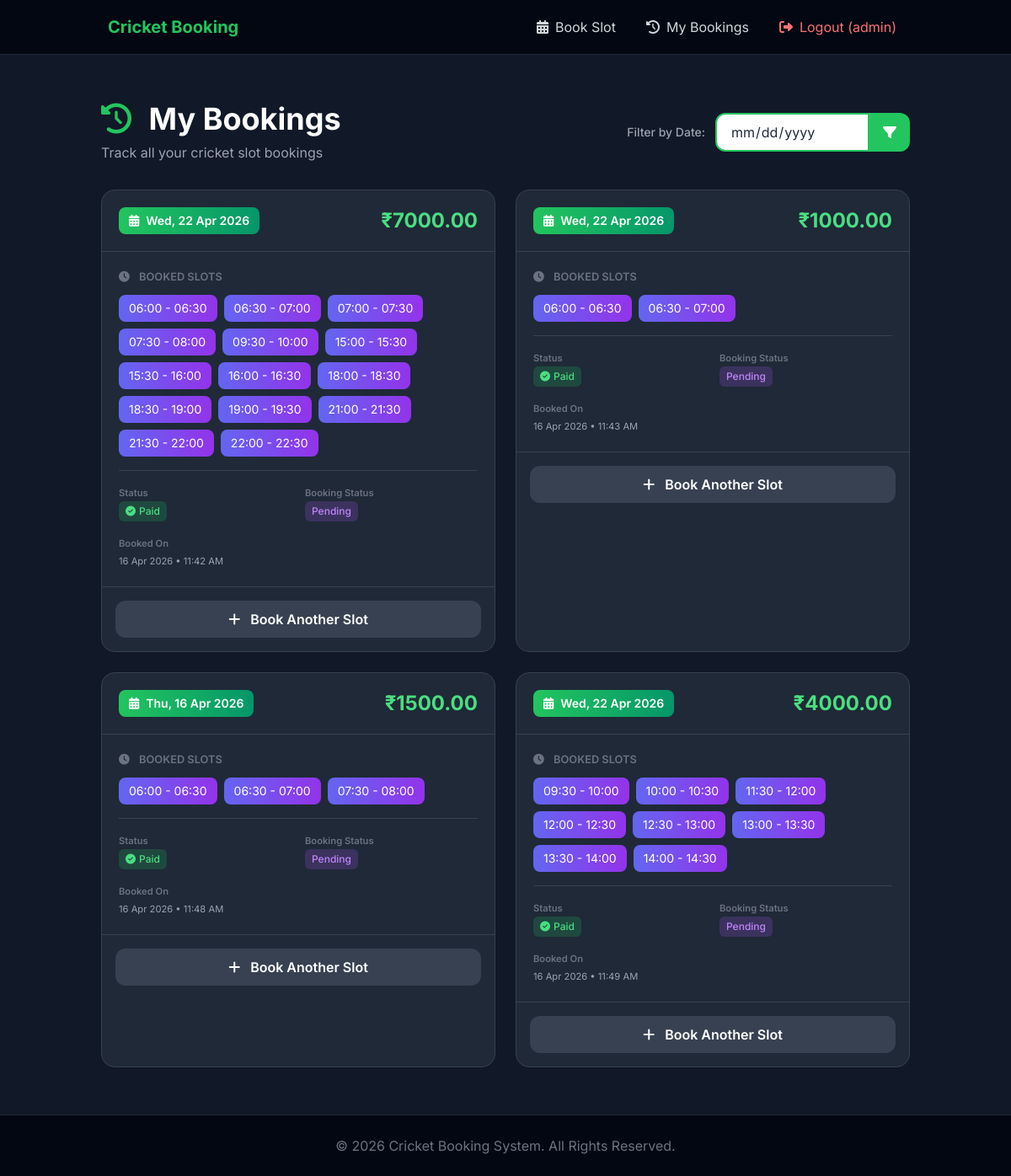
Page /history/ (signed in) on the committed database.
### booking/models.py (models this page shows, shortened)
class Booking(models.Model):
    BOOKING_STATUS_CHOICES = [
        ('pending', 'Pending'),
        ('completed', 'Completed'),
        ('cancelled', 'Cancelled'),
    ]
    user = models.ForeignKey(User, on_delete=models.CASCADE)
    date = models.DateField()
    slots = models.ManyToManyField(TimeSlot)
    amount = models.IntegerField(default=500)
    total_amount = models.DecimalField(max_digits=10, decimal_places=2, default=0.00)
    is_paid = models.BooleanField(default=False)
    status = models.CharField(max_length=20, choices=BOOKING_STATUS_CHOICES, default='pending')
    razorpay_order_id = models.CharField(max_length=200, blank=True)
    created_at = models.DateTimeField(auto_now_add=True)

class TimeSlot(models.Model):
    start_time = models.TimeField()
    end_time = models.TimeField()

### booking/views.py (the view)
# urls.py: path('history/', views.history, name="history"),
@login_required
def history(request):
    from django.utils import timezone
    search_date_str = request.GET.get('date')
    bookings = Booking.objects.filter(user=request.user)
    if search_date_str:
        search_date = parse_date(search_date_str)
        if search_date:
            bookings = bookings.filter(date=search_date)
    today = timezone.now().date()
    return render(request, "history.html", {"bookings": bookings, "search_date": search_date_str, "today": today})

### booking/templates/history.html (shortened to what this page needs)
{% extends 'base.html' %}
{% block content %}
<div class="py-4">
    <div class="flex flex-col md:flex-row md:items-center justify-between gap-4 mb-8">
        <div>
            <h1 class="text-2xl md:text-3xl lg:text-4xl font-bold text-white mb-2">
                <i class="fas fa-history mr-3 text-primary"></i> My Bookings
            </h1>
            <p class="text-gray-400">Track all your cricket slot bookings</p>
        </div>
        <div class="flex items-center gap-3">
            <label class="text-gray-400 font-medium text-sm">Filter by Date:</label>
            <div class="flex">
                <input type="date" id="search-date" class="px-4 py-2 rounded-l-xl bg-gray-800 border border-gray-700 text-white focus:outline-none focus:border-primary" value="{{ search_date|default:today }}">
                <button class="px-4 py-2 rounded-r-xl bg-primary hover:bg-primary-dark text-white font-medium transition-colors" onclick="filterBookings()">
                    <i class="fas fa-filter" class="bg-white"></i>
                </button>
            </div>
        </div>
    </div>
    {% if bookings %}
        <div class="grid grid-cols-1 md:grid-cols-2 xl:grid-cols-3 gap-6">
            {% for booking in bookings %}
            <div class="bg-gray-800 rounded-2xl border border-gray-700 overflow-hidden hover:border-primary/50 transition-colors">
                <div class="flex items-center justify-between p-5 border-b border-gray-700">
                    <div>
                        <span class="inline-flex items-center px-3 py-1.5 rounded-lg bg-gradient-to-r from-green-500 to-emerald-600 text-white text-sm font-semibold">
                            <i class="fas fa-calendar-alt mr-2"></i>
                            {{ booking.date|date:"D, d M Y" }}
                        </span>
                    </div>
                    <span class="text-xl lg:text-2xl font-bold text-green-400">₹{{ booking.total_amount }}</span>
                </div>
                <div class="p-5">
                    <div class="mb-4">
                        <small class="text-gray-500 font-semibold block mb-3">
                            <i class="fas fa-clock mr-2"></i> BOOKED SLOTS
                        </small>
                        <div class="flex flex-wrap gap-2">
                            {% for slot in booking.slots.all %}
                            <span class="px-3 py-1.5 rounded-lg bg-gradient-to-r from-indigo-500 to-purple-600 text-white text-sm">
                                {{ slot.start_time|time:"H:i" }} - {{ slot.end_time|time:"H:i" }}
                            </span>
                            {% endfor %}
                        </div>
                    </div>
                    <div class="border-t border-gray-700 pt-4">
                        <div class="grid grid-cols-2 gap-4 text-sm">
                            <div>
                                <small class="text-gray-500 font-semibold block">Status</small>
                                {% if booking.is_paid %}
                                    <span class="inline-flex items-center px-2 py-1 rounded-md bg-green-500/20 text-green-400 text-xs font-medium">
                                        <i class="fas fa-check-circle mr-1"></i> Paid
                                    </span>
                                {% else %}
                                    <span class="inline-flex items-center px-2 py-1 rounded-md bg-yellow-500/20 text-yellow-400 text-xs font-medium">
                                        <i class="fas fa-clock mr-1"></i> Pending
                                    </span>
                                {% endif %}
                            </div>
                            <div>
                                <small class="text-gray-500 font-semibold block">Booking Status</small>
                                <span class="inline-flex items-center px-2 py-1 rounded-md bg-purple-500/20 text-purple-400 text-xs font-medium">
                                    {{ booking.get_status_display }}
                                </span>
                            </div>
                            <div class="col-span-2">
                                <small class="text-gray-500 font-semibold block">Booked On</small>
                                <small class="text-gray-400">{{ booking.created_at|date:"d M Y • h:i A" }}</small>
                            </div>
                        </div>
                    </div>
                </div>
                <div class="p-4 border-t border-gray-700">
                    <a href="{% url 'home' %}" class="block w-full py-2.5 rounded-xl bg-gray-700 hover:bg-primary text-white text-center font-semibold transition-colors">
                        <i class="fas fa-plus mr-2"></i> Book Another Slot
                    </a>
                </div>
            </div>
            {% endfor %}
        </div>
    {% endif %}
</div>
{% endblock %}

### booking/templates/base.html (shortened to what this page needs)
<!DOCTYPE html>
{% load static %}
<html lang="en">
<head>
    <script src="https://cdn.tailwindcss.com"></script>
    <link href="https://cdnjs.cloudflare.com/ajax/libs/font-awesome/6.6.0/css/all.min.css" rel="stylesheet">
    <link href="{% static 'booking/modern-ui.css' %}" rel="stylesheet">
</head>
<body class="flex flex-col min-h-screen bg-gray-900 text-gray-300">
    <nav class="sticky top-0 z-50 bg-gray-950 border-b border-gray-800">
        <div class="container mx-auto px-4 sm:px-6 lg:px-8">
            <div class="flex items-center justify-between h-16">
                <a href="{% url 'home' %}" class="flex items-center gap-2">
                    <span class="text-xl font-bold text-primary hidden sm:block">Cricket Booking</span>
                </a>
                <div class="hidden md:flex items-center gap-1">
                    {% if user.is_authenticated %}
                        <a href="{% url 'home' %}" class="px-4 py-2 rounded-lg hover:bg-gray-800 hover:text-primary transition-all">
                            <i class="fas fa-calendar-alt mr-2"></i>Book Slot
                        </a>
                        <a href="{% url 'history' %}" class="px-4 py-2 rounded-lg hover:bg-gray-800 hover:text-primary transition-all">
                            <i class="fas fa-history mr-2"></i>My Bookings
                        </a>
                        <a href="{% url 'logout' %}" class="px-4 py-2 rounded-lg hover:bg-gray-800 hover:text-red-500 transition-all text-red-400">
                            <i class="fas fa-sign-out-alt mr-2"></i>Logout ({{ user.username }})
                        </a>
                    {% endif %}
                </div>
            </div>
        </div>
    </nav>
    <main class="flex-grow container mx-auto px-4 sm:px-6 lg:px-8 py-6 lg:py-10">
        {% block content %}{% endblock %}
    </main>
    <footer class="mt-auto py-6 border-t border-gray-800 bg-gray-950">
        <div class="container mx-auto px-4 text-center">
            <p class="text-gray-500">&copy; 2026 Cricket Booking System. All Rights Reserved.</p>
        </div>
    </footer>
</body>
</html>

### booking/static/booking/modern-ui.css (style rules this page uses)
:root { --primary: #22c55e; --primary-dark: #16a34a; --bg-main: #0b1220; --bg-section: #111827; --card-bg: #ffffff; --text-dark: #0f172a; --text-light: #64748b; }
body { font-family: 'Inter', sans-serif; }
.container { max-width: 1280px; }
input[type="date"] { background-color: #ffffff !important; color: #1f2937 !important; border: 2px solid #22c55e !important; cursor: pointer; }

### rows in the picture
Booking: date "Wed, 22 Apr 2026", total_amount "7000.00", is_paid True (drawn), status "Pending", created_at "16 Apr 2026 • 11:42 AM"
TimeSlot: start_time "06:00", end_time "06:30"
TimeSlot: start_time "06:30", end_time "07:00"
TimeSlot: start_time "07:00", end_time "07:30"
TimeSlot: start_time "07:30", end_time "08:00"
TimeSlot: start_time "09:30", end_time "10:00"
TimeSlot: start_time "15:00", end_time "15:30"
TimeSlot: start_time "15:30", end_time "16:00"
TimeSlot: start_time "16:00", end_time "16:30"
TimeSlot: start_time "18:00", end_time "18:30"
TimeSlot: start_time "18:30", end_time "19:00"
TimeSlot: start_time "19:00", end_time "19:30"
TimeSlot: start_time "21:00", end_time "21:30"
TimeSlot: start_time "21:30", end_time "22:00"
TimeSlot: start_time "22:00", end_time "22:30"
Booking: date "Wed, 22 Apr 2026", total_amount "1000.00", is_paid True (drawn), status "Pending", created_at "16 Apr 2026 • 11:43 AM"
Booking: date "Thu, 16 Apr 2026", total_amount "1500.00", is_paid True (drawn), status "Pending", created_at "16 Apr 2026 • 11:48 AM"
Booking: date "Wed, 22 Apr 2026", total_amount "4000.00", is_paid True (drawn), status "Pending", created_at "16 Apr 2026 • 11:49 AM"
TimeSlot: start_time "10:00", end_time "10:30"
TimeSlot: start_time "11:30", end_time "12:00"
TimeSlot: start_time "12:00", end_time "12:30"
TimeSlot: start_time "12:30", end_time "13:00"
TimeSlot: start_time "13:00", end_time "13:30"
TimeSlot: start_time "13:30", end_time "14:00"
TimeSlot: start_time "14:00", end_time "14:30"

### other values in the picture
{{ user.username }} "admin"
